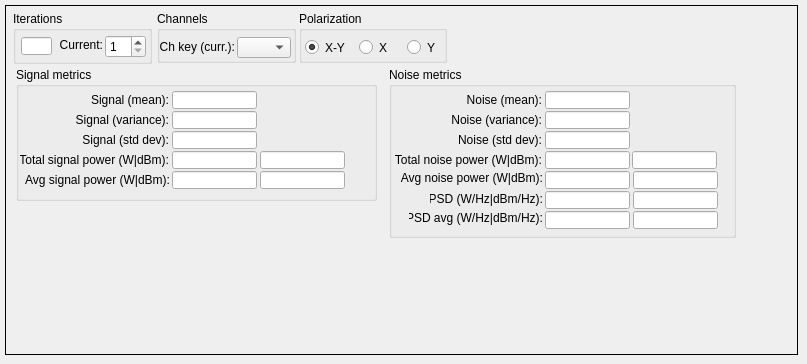
     <widget class="QWidget" name="tab_signal_metrics">
      <attribute name="title">
       <string>Signal/Noise metrics</string>
      </attribute>
      <widget class="QFrame" name="dataFrameMetrics">
       <property name="geometry">
        <rect>
         <x>5</x>
         <y>5</y>
         <width>793</width>
         <height>350</height>
        </rect>
       </property>
       <property name="sizePolicy">
        <sizepolicy hsizetype="Fixed" vsizetype="MinimumExpanding">
         <horstretch>0</horstretch>
         <verstretch>0</verstretch>
        </sizepolicy>
       </property>
       <property name="minimumSize">
        <size>
         <width>145</width>
         <height>350</height>
        </size>
       </property>
       <property name="frameShape">
        <enum>QFrame::Box</enum>
       </property>
       <property name="frameShadow">
        <enum>QFrame::Plain</enum>
       </property>
       <widget class="QGroupBox" name="groupBox_32">
        <property name="geometry">
         <rect>
          <x>11</x>
          <y>62</y>
          <width>361</width>
          <height>134</height>
         </rect>
        </property>
        <property name="title">
         <string>Signal metrics</string>
        </property>
        <widget class="QLineEdit" name="signalMean">
         <property name="geometry">
          <rect>
           <x>156</x>
           <y>24</y>
           <width>85</width>
           <height>18</height>
          </rect>
         </property>
         <property name="readOnly">
          <bool>true</bool>
         </property>
        </widget>
        <widget class="QLabel" name="label_38">
         <property name="geometry">
          <rect>
           <x>4</x>
           <y>84</y>
           <width>149</width>
           <height>18</height>
          </rect>
         </property>
         <property name="layoutDirection">
          <enum>Qt::RightToLeft</enum>
         </property>
         <property name="text">
          <string>Total signal power (W|dBm):</string>
         </property>
         <property name="alignment">
          <set>Qt::AlignRight|Qt::AlignTrailing|Qt::AlignVCenter</set>
         </property>
        </widget>
        <widget class="QLabel" name="label_39">
         <property name="geometry">
          <rect>
           <x>9</x>
           <y>104</y>
           <width>145</width>
           <height>18</height>
          </rect>
         </property>
         <property name="layoutDirection">
          <enum>Qt::RightToLeft</enum>
         </property>
         <property name="text">
          <string>Avg signal power (W|dBm):</string>
         </property>
         <property name="alignment">
          <set>Qt::AlignRight|Qt::AlignTrailing|Qt::AlignVCenter</set>
         </property>
        </widget>
        <widget class="QLabel" name="label_60">
         <property name="geometry">
          <rect>
           <x>33</x>
           <y>44</y>
           <width>120</width>
           <height>18</height>
          </rect>
         </property>
         <property name="layoutDirection">
          <enum>Qt::RightToLeft</enum>
         </property>
         <property name="text">
          <string>Signal (variance):</string>
         </property>
         <property name="alignment">
          <set>Qt::AlignRight|Qt::AlignTrailing|Qt::AlignVCenter</set>
         </property>
        </widget>
        <widget class="QLabel" name="label_61">
         <property name="geometry">
          <rect>
           <x>33</x>
           <y>64</y>
           <width>120</width>
           <height>18</height>
          </rect>
         </property>
         <property name="layoutDirection">
          <enum>Qt::RightToLeft</enum>
         </property>
         <property name="text">
          <string>Signal (std dev):</string>
         </property>
         <property name="alignment">
          <set>Qt::AlignRight|Qt::AlignTrailing|Qt::AlignVCenter</set>
         </property>
        </widget>
        <widget class="QLabel" name="label_62">
         <property name="geometry">
          <rect>
           <x>52</x>
           <y>24</y>
           <width>101</width>
           <height>18</height>
          </rect>
         </property>
         <property name="layoutDirection">
          <enum>Qt::RightToLeft</enum>
         </property>
         <property name="text">
          <string>Signal (mean):</string>
         </property>
         <property name="alignment">
          <set>Qt::AlignRight|Qt::AlignTrailing|Qt::AlignVCenter</set>
         </property>
        </widget>
        <widget class="QLineEdit" name="signalVar">
         <property name="geometry">
          <rect>
           <x>156</x>
           <y>44</y>
           <width>85</width>
           <height>18</height>
          </rect>
         </property>
         <property name="readOnly">
          <bool>true</bool>
         </property>
        </widget>
        <widget class="QLineEdit" name="signalStdDev">
         <property name="geometry">
          <rect>
           <x>156</x>
           <y>64</y>
           <width>85</width>
           <height>18</height>
          </rect>
         </property>
         <property name="readOnly">
          <bool>true</bool>
         </property>
        </widget>
        <widget class="QLineEdit" name="signalTotalPwr">
         <property name="geometry">
          <rect>
           <x>156</x>
           <y>84</y>
           <width>85</width>
           <height>18</height>
          </rect>
         </property>
         <property name="readOnly">
          <bool>true</bool>
         </property>
        </widget>
        <widget class="QLineEdit" name="signalTotalPwrDbm">
         <property name="geometry">
          <rect>
           <x>244</x>
           <y>84</y>
           <width>85</width>
           <height>18</height>
          </rect>
         </property>
         <property name="readOnly">
          <bool>true</bool>
         </property>
        </widget>
        <widget class="QLineEdit" name="signalAvgPwr">
         <property name="geometry">
          <rect>
           <x>156</x>
           <y>104</y>
           <width>85</width>
           <height>18</height>
          </rect>
         </property>
         <property name="readOnly">
          <bool>true</bool>
         </property>
        </widget>
        <widget class="QLineEdit" name="signalAvgPwrDbm">
         <property name="geometry">
          <rect>
           <x>244</x>
           <y>104</y>
           <width>85</width>
           <height>18</height>
          </rect>
         </property>
         <property name="readOnly">
          <bool>true</bool>
         </property>
        </widget>
       </widget>
       <widget class="QGroupBox" name="groupBox_33">
        <property name="geometry">
         <rect>
          <x>384</x>
          <y>62</y>
          <width>347</width>
          <height>171</height>
         </rect>
        </property>
        <property name="title">
         <string>Noise metrics</string>
        </property>
        <widget class="QLineEdit" name="noiseMean">
         <property name="geometry">
          <rect>
           <x>156</x>
           <y>24</y>
           <width>85</width>
           <height>18</height>
          </rect>
         </property>
         <property name="readOnly">
          <bool>true</bool>
         </property>
        </widget>
        <widget class="QLabel" name="label_63">
         <property name="geometry">
          <rect>
           <x>3</x>
           <y>84</y>
           <width>150</width>
           <height>18</height>
          </rect>
         </property>
         <property name="layoutDirection">
          <enum>Qt::RightToLeft</enum>
         </property>
         <property name="text">
          <string>Total noise power (W|dBm):</string>
         </property>
         <property name="alignment">
          <set>Qt::AlignRight|Qt::AlignTrailing|Qt::AlignVCenter</set>
         </property>
        </widget>
        <widget class="QLabel" name="label_64">
         <property name="geometry">
          <rect>
           <x>8</x>
           <y>102</y>
           <width>146</width>
           <height>18</height>
          </rect>
         </property>
         <property name="layoutDirection">
          <enum>Qt::RightToLeft</enum>
         </property>
         <property name="text">
          <string>Avg noise power (W|dBm):</string>
         </property>
         <property name="alignment">
          <set>Qt::AlignRight|Qt::AlignTrailing|Qt::AlignVCenter</set>
         </property>
        </widget>
        <widget class="QLabel" name="label_67">
         <property name="geometry">
          <rect>
           <x>33</x>
           <y>44</y>
           <width>120</width>
           <height>18</height>
          </rect>
         </property>
         <property name="layoutDirection">
          <enum>Qt::RightToLeft</enum>
         </property>
         <property name="text">
          <string>Noise (variance):</string>
         </property>
         <property name="alignment">
          <set>Qt::AlignRight|Qt::AlignTrailing|Qt::AlignVCenter</set>
         </property>
        </widget>
        <widget class="QLabel" name="label_68">
         <property name="geometry">
          <rect>
           <x>33</x>
           <y>64</y>
           <width>120</width>
           <height>18</height>
          </rect>
         </property>
         <property name="layoutDirection">
          <enum>Qt::RightToLeft</enum>
         </property>
         <property name="text">
          <string>Noise (std dev):</string>
         </property>
         <property name="alignment">
          <set>Qt::AlignRight|Qt::AlignTrailing|Qt::AlignVCenter</set>
         </property>
        </widget>
        <widget class="QLabel" name="label_69">
         <property name="geometry">
          <rect>
           <x>52</x>
           <y>24</y>
           <width>101</width>
           <height>18</height>
          </rect>
         </property>
         <property name="layoutDirection">
          <enum>Qt::RightToLeft</enum>
         </property>
         <property name="text">
          <string>Noise (mean):</string>
         </property>
         <property name="alignment">
          <set>Qt::AlignRight|Qt::AlignTrailing|Qt::AlignVCenter</set>
         </property>
        </widget>
        <widget class="QLineEdit" name="noiseVar">
         <property name="geometry">
          <rect>
           <x>156</x>
           <y>44</y>
           <width>85</width>
           <height>18</height>
          </rect>
         </property>
         <property name="readOnly">
          <bool>true</bool>
         </property>
        </widget>
        <widget class="QLineEdit" name="noiseStdDev">
         <property name="geometry">
          <rect>
           <x>156</x>
           <y>64</y>
           <width>85</width>
           <height>18</height>
          </rect>
         </property>
         <property name="readOnly">
          <bool>true</bool>
         </property>
        </widget>
        <widget class="QLineEdit" name="noiseTotalPwr">
         <property name="geometry">
          <rect>
           <x>156</x>
           <y>84</y>
           <width>85</width>
           <height>18</height>
          </rect>
         </property>
         <property name="readOnly">
          <bool>true</bool>
         </property>
        </widget>
        <widget class="QLineEdit" name="noiseTotalPwrDbm">
         <property name="geometry">
          <rect>
           <x>243</x>
           <y>84</y>
           <width>85</width>
           <height>18</height>
          </rect>
         </property>
         <property name="readOnly">
          <bool>true</bool>
         </property>
        </widget>
        <widget class="QLineEdit" name="noiseAvgPwr">
         <property name="geometry">
          <rect>
           <x>156</x>
           <y>104</y>
           <width>85</width>
           <height>18</height>
          </rect>
         </property>
         <property name="readOnly">
          <bool>true</bool>
         </property>
        </widget>
        <widget class="QLineEdit" name="noiseAvgPwrDbm">
         <property name="geometry">
          <rect>
           <x>244</x>
           <y>104</y>
           <width>85</width>
           <height>18</height>
          </rect>
         </property>
         <property name="readOnly">
          <bool>true</bool>
         </property>
        </widget>
        <widget class="QLabel" name="label_40">
         <property name="geometry">
          <rect>
           <x>41</x>
           <y>123</y>
           <width>113</width>
           <height>18</height>
          </rect>
         </property>
         <property name="layoutDirection">
          <enum>Qt::RightToLeft</enum>
         </property>
         <property name="text">
          <string>PSD (W/Hz|dBm/Hz):</string>
         </property>
         <property name="alignment">
          <set>Qt::AlignRight|Qt::AlignTrailing|Qt::AlignVCenter</set>
         </property>
        </widget>
        <widget class="QLabel" name="label_59">
         <property name="geometry">
          <rect>
           <x>20</x>
           <y>142</y>
           <width>134</width>
           <height>18</height>
          </rect>
         </property>
         <property name="layoutDirection">
          <enum>Qt::RightToLeft</enum>
         </property>
         <property name="text">
          <string>PSD avg (W/Hz|dBm/Hz):</string>
         </property>
         <property name="alignment">
          <set>Qt::AlignRight|Qt::AlignTrailing|Qt::AlignVCenter</set>
         </property>
        </widget>
        <widget class="QLineEdit" name="noisePSDLineardBmAvg">
         <property name="geometry">
          <rect>
           <x>244</x>
           <y>144</y>
           <width>85</width>
           <height>18</height>
          </rect>
         </property>
         <property name="readOnly">
          <bool>true</bool>
         </property>
        </widget>
        <widget class="QLineEdit" name="noisePSDLineardBm">
         <property name="geometry">
          <rect>
           <x>244</x>
           <y>124</y>
           <width>85</width>
           <height>18</height>
          </rect>
         </property>
         <property name="readOnly">
          <bool>true</bool>
         </property>
        </widget>
        <widget class="QLineEdit" name="noisePSDLinearAvg">
         <property name="geometry">
          <rect>
           <x>156</x>
           <y>144</y>
           <width>85</width>
           <height>18</height>
          </rect>
         </property>
         <property name="readOnly">
          <bool>true</bool>
         </property>
        </widget>
        <widget class="QLineEdit" name="noisePSDLinear">
         <property name="geometry">
          <rect>
           <x>156</x>
           <y>124</y>
           <width>85</width>
           <height>18</height>
          </rect>
         </property>
         <property name="readOnly">
          <bool>true</bool>
         </property>
        </widget>
       </widget>
       <widget class="QGroupBox" name="groupBox_34">
        <property name="geometry">
         <rect>
          <x>8</x>
          <y>6</y>
          <width>139</width>
          <height>53</height>
         </rect>
        </property>
        <property name="title">
         <string>Iterations</string>
        </property>
        <widget class="QSpinBox" name="spinBoxSignalMetrics">
         <property name="geometry">
          <rect>
           <x>92</x>
           <y>24</y>
           <width>41</width>
           <height>23</height>
          </rect>
         </property>
         <property name="readOnly">
          <bool>false</bool>
         </property>
         <property name="suffix">
          <string/>
         </property>
         <property name="minimum">
          <number>1</number>
         </property>
         <property name="maximum">
          <number>100</number>
         </property>
        </widget>
        <widget class="QLineEdit" name="totalIterationsSignalMetrics">
         <property name="geometry">
          <rect>
           <x>8</x>
           <y>26</y>
           <width>31</width>
           <height>18</height>
          </rect>
         </property>
         <property name="readOnly">
          <bool>true</bool>
         </property>
        </widget>
        <widget class="QLabel" name="label_70">
         <property name="geometry">
          <rect>
           <x>42</x>
           <y>26</y>
           <width>48</width>
           <height>16</height>
          </rect>
         </property>
         <property name="layoutDirection">
          <enum>Qt::RightToLeft</enum>
         </property>
         <property name="text">
          <string>Current:</string>
         </property>
         <property name="alignment">
          <set>Qt::AlignRight|Qt::AlignTrailing|Qt::AlignVCenter</set>
         </property>
        </widget>
       </widget>
       <widget class="QGroupBox" name="groupBox_36">
        <property name="geometry">
         <rect>
          <x>294</x>
          <y>6</y>
          <width>148</width>
          <height>52</height>
         </rect>
        </property>
        <property name="title">
         <string>Polarization</string>
        </property>
        <widget class="QRadioButton" name="radioButtonPolXYSignalMetrics">
         <property name="geometry">
          <rect>
           <x>6</x>
           <y>28</y>
           <width>45</width>
           <height>17</height>
          </rect>
         </property>
         <property name="text">
          <string>X-Y</string>
         </property>
         <property name="checked">
          <bool>true</bool>
         </property>
        </widget>
        <widget class="QRadioButton" name="radioButtonPolXSignalMetrics">
         <property name="geometry">
          <rect>
           <x>60</x>
           <y>28</y>
           <width>35</width>
           <height>17</height>
          </rect>
         </property>
         <property name="text">
          <string>X</string>
         </property>
         <property name="checked">
          <bool>false</bool>
         </property>
        </widget>
        <widget class="QRadioButton" name="radioButtonPolYSignalMetrics">
         <property name="geometry">
          <rect>
           <x>108</x>
           <y>28</y>
           <width>34</width>
           <height>17</height>
          </rect>
         </property>
         <property name="text">
          <string>Y</string>
         </property>
         <property name="checked">
          <bool>false</bool>
         </property>
        </widget>
       </widget>
       <widget class="QGroupBox" name="groupBox_39">
        <property name="geometry">
         <rect>
          <x>152</x>
          <y>6</y>
          <width>139</width>
          <height>52</height>
         </rect>
        </property>
        <property name="title">
         <string>Channels</string>
        </property>
        <widget class="QLabel" name="label_80">
         <property name="geometry">
          <rect>
           <x>1</x>
           <y>28</y>
           <width>77</width>
           <height>16</height>
          </rect>
         </property>
         <property name="layoutDirection">
          <enum>Qt::RightToLeft</enum>
         </property>
         <property name="text">
          <string>Ch key (curr.):</string>
         </property>
         <property name="alignment">
          <set>Qt::AlignRight|Qt::AlignTrailing|Qt::AlignVCenter</set>
         </property>
        </widget>
        <widget class="QComboBox" name="waveKeyListSignalMetrics">
         <property name="geometry">
          <rect>
           <x>80</x>
           <y>26</y>
           <width>54</width>
           <height>21</height>
          </rect>
         </property>
         <property name="acceptDrops">
          <bool>false</bool>
         </property>
         <property name="editable">
          <bool>false</bool>
         </property>
         <property name="currentText">
          <string/>
         </property>
         <property name="currentIndex">
          <number>-1</number>
         </property>
         <property name="maxVisibleItems">
          <number>10</number>
         </property>
        </widget>
       </widget>
      </widget>
     </widget>
